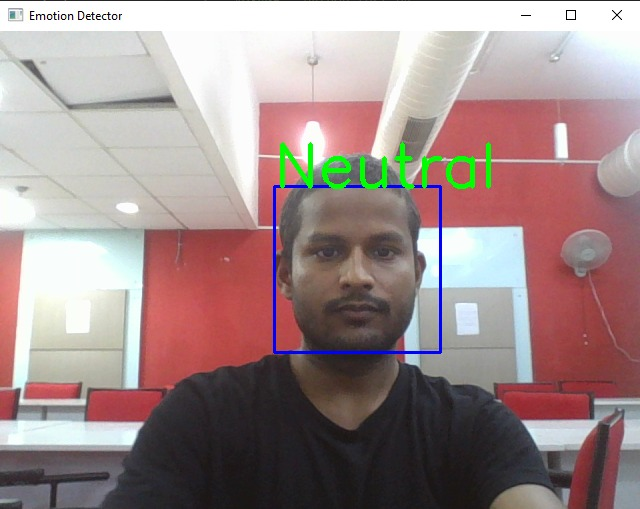
#> input picture Emotion2.jpeg, 640 x 509 px, given in place of first.jpg, which was not available
$ jupyter execute OpenCV.ipynb   (text cells are left out)
#> lines starting #> are read from the running program, lines starting #| are printed output that depends on the picture; after the words box and inside, x2 and y2 are one past the last pixel; in counts of white or black regions, pixels touching at a corner belong together; pictures that were not available may be replaced by others from this repository, and a replacement may not be noted
[cell 1]
import cv2

[cell 2]
img=cv2.imread('first.jpg')
#> img is the input picture: shape (509, 640, 3); mean B, G, R 139.9, 140.7, 160.3

[cell 3]
cv2.imshow('webcam',img)
cv2.waitKey(0)
cv2.destroyAllWindows()

[cell 4]
img.shape
#> Out = (509, 640, 3)

[cell 5]
gray= cv2.cvtColor(img,cv2.COLOR_BGR2GRAY)
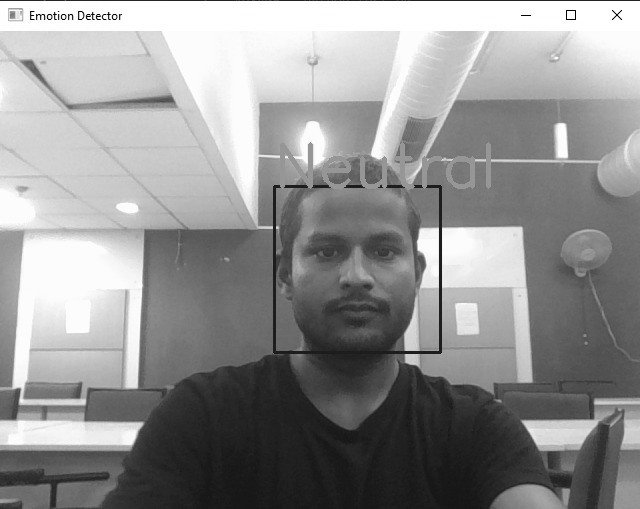
#> gray: shape (509, 640); min 0, max 255, mean 146.5

[cell 6]
cv2.imshow('webcam',gray)
cv2.waitKey(0)
cv2.destroyAllWindows()

[cell 7]
gray.shape
#> Out = (509, 640)

[cell 8]
type(gray[0][0])

[cell 9]
hs= cv2.cvtColor(img,cv2.COLOR_BGR2HSV)
#> hs: shape (509, 640, 3); mean H, S, V 79.5, 50.6, 166.2
cv2.imshow('window 1',hs)
cv2.waitKey(0)
cv2.destroyAllWindows()

[cell 10]
hs.shape
#> Out = (509, 640, 3)

[cell 11]
vid = cv2.VideoCapture('video.mp4')
while True:
    try:
        _,frame= vid.read()
        cv2.imshow('window2',frame)
    except :
        pass
    if cv2.waitKey(1)==ord('q'):
#> (key q is pressed here)
        break;

cv2.destroyAllWindows()

[cell 12]
img[0]
#> Out = 640 rows, first 8: [35, 36, 40], [35, 37, 38], [39, 38, 34], [39, 39, 33], [41, 38, 33], [41, 38, 34], [39, 36, 38], [37, 36, 40]

[cell 13]
img=cv2.imread('photo.jpg')
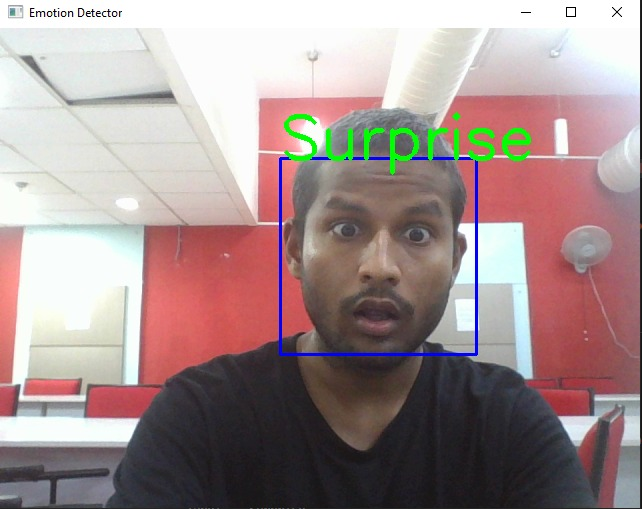
#> input picture Emotion3.jpeg, 642 x 509 px, given in place of photo.jpg, which was not available
#> img is the input picture: shape (509, 642, 3); mean B, G, R 144.5, 145.1, 163.9
cv2.imshow('webcam',img)
cv2.waitKey(0)
cv2.destroyAllWindows()

[cell 14]
reImg = cv2.resize(img,(700,500))
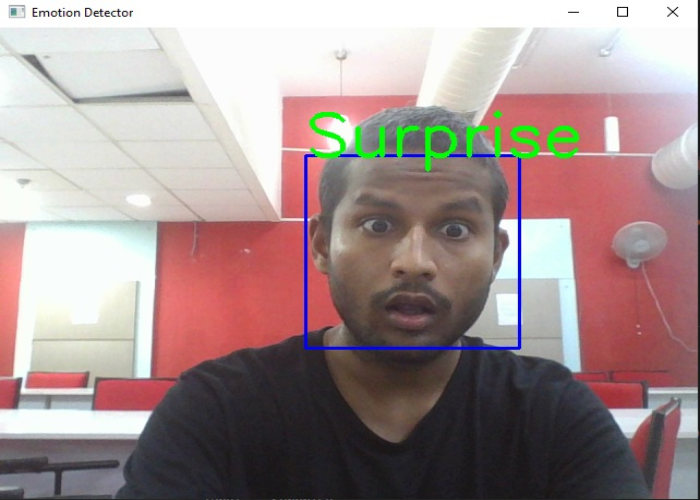
#> reImg: shape (500, 700, 3); mean B, G, R 144.3, 144.9, 163.7
cv2.imshow('webcam',reImg)
cv2.waitKey(0)
cv2.destroyAllWindows()

[cell 15]
gray= cv2.cvtColor(reImg,cv2.COLOR_BGR2GRAY)
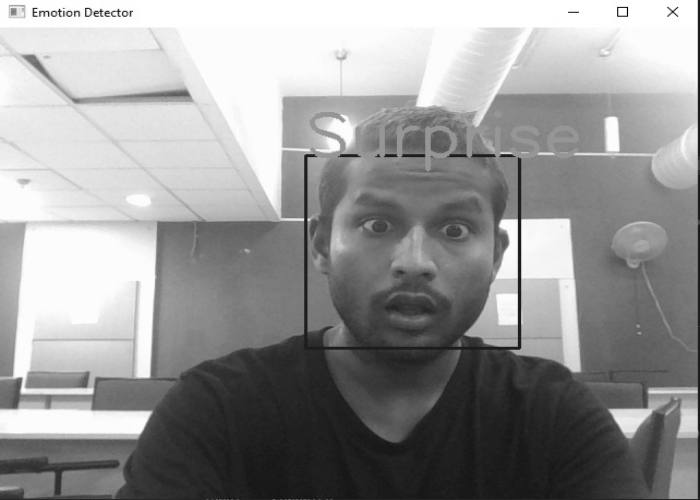
#> gray: shape (500, 700); min 2, max 255, mean 150.5
cv2.imshow('webcam',gray)
cv2.waitKey(0)
cv2.destroyAllWindows()

[cell 16]
canny_img= cv2.Canny(gray,80,80)
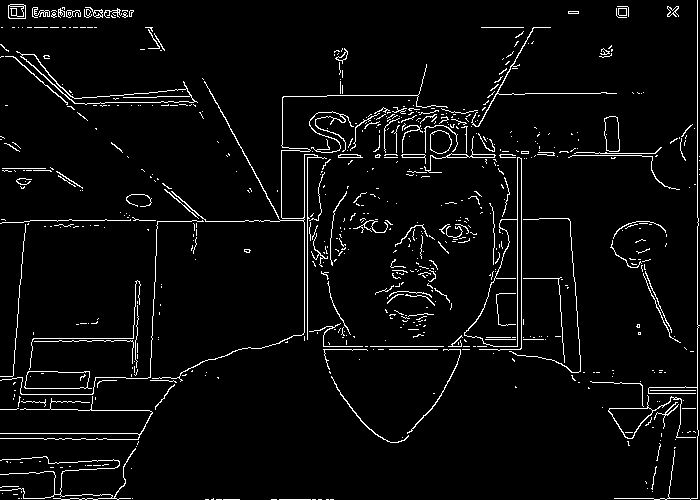
#> canny_img: shape (500, 700); 4.2% white in thin lines or dots
cv2.imshow('Ankit',canny_img)
cv2.waitKey(0)
cv2.destroyAllWindows()

[cell 17]
import numpy as np
kernel = np.ones((1,3),'uint8')
erode= cv2.erode(canny_img,kernel,iterations=1)
#> erode: shape (500, 700); 1.4% white in thin lines or dots
cv2.imshow('Ankit',erode)
cv2.waitKey(0)
cv2.destroyAllWindows()

[cell 18]
kernel = np.ones((2,2),'uint8')
dilate= cv2.dilate(erode,kernel,iterations=3)
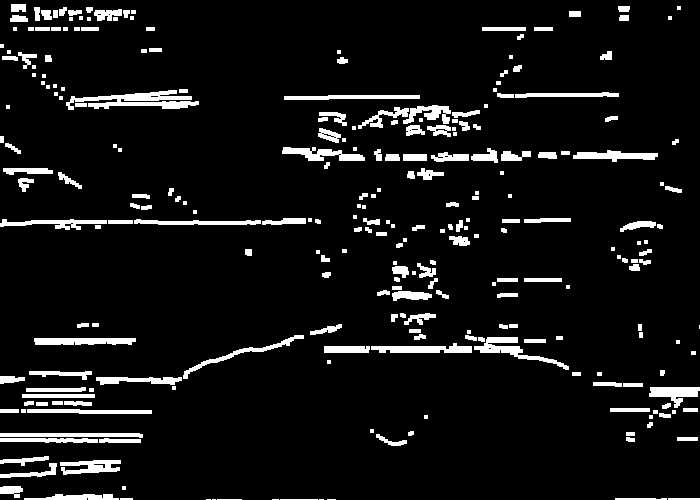
#> dilate: shape (500, 700); 7.5% white; 262 white regions (71 under 20 px), largest, box (x1, y1, x2, y2) and area: (66, 90, 199, 110) 1314, (474, 337, 569, 370) 763, (371, 343, 472, 353) 662
cv2.imshow('Ankit',dilate)
cv2.waitKey(0)
cv2.destroyAllWindows()

[cell 19]
import numpy as np
from matplotlib import pyplot as plt
blank = np.ones((500,500,3),'uint8')
plt.imshow(blank)

[cell 20]
blank[:] = [0,255,255]
plt.imshow(blank)
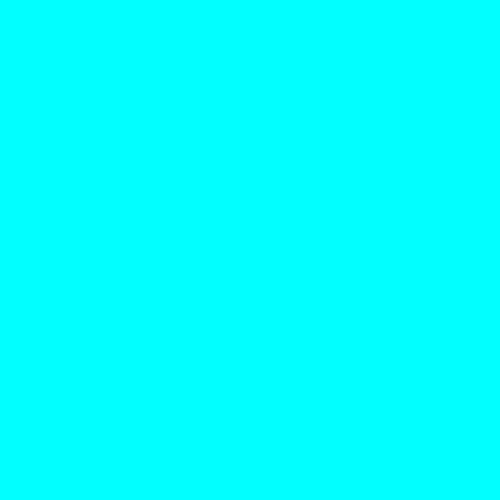
#> shown: shape (500, 500, 3); mean R, G, B 0, 255, 255

[cell 21]
cv2.rectangle(blank,(100,100),(300,200),(255,0,0),50)
plt.imshow(blank)

[cell 22]
plt.imshow(cv2.circle(blank,(200,200),200,(255,0,0),5))

[cell 23]
img3=cv2.line(blank,(200,200),(200,400),(255,0,0),2)
plt.imshow(img3)

[cell 24]
cv2.putText(blank,"Circle",(100,500),cv2.FONT_HERSHEY_TRIPLEX,3,(255,0,0),3)
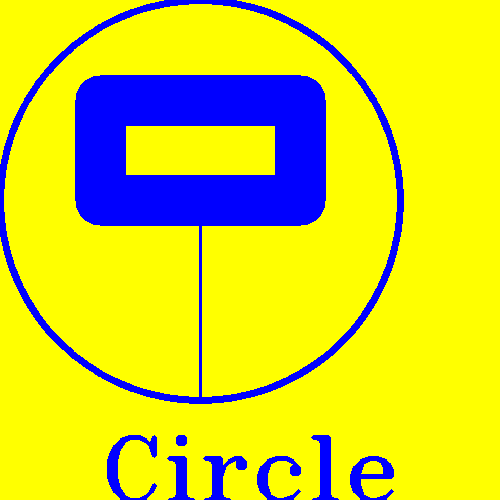
#> blank: shape (500, 500, 3); mean of channels 0, 1, 2 44.8, 210.2, 210.2; drawn as B, G, R
plt.imshow(blank)

[cell 25]
vid = cv2.VideoCapture(0)
while True:
    try:
        _,frame= vid.read()
        cv2.imshow('window2',frame)
    except :
        pass
    if cv2.waitKey(1)==ord('q'):
#> (key q is pressed here)
        break;

cv2.destroyAllWindows()

[cell 26]
import numpy as np
vid = cv2.VideoCapture(0)
while(1 ) :
    _,frame= vid.read()
    frame = cv2.flip(frame,1)
    hsv = cv2.cvtColor(frame, cv2.COLOR_BGR2HSV)
#> hsv: shape (509, 640, 3); mean H, S, V 79.5, 50.6, 166.2
    red_L =np.array([132,85,110],'uint8')
    red_U = np.array([179,250,250],'uint8')
    redM = cv2.inRange(hsv,red_L,red_U)
#> redM: shape (509, 640); 12.6% white; 147 white regions (89 under 20 px), largest, box (x1, y1, x2, y2) and area: (0, 163, 211, 420) 19361, (45, 100, 213, 159) 6035, (258, 102, 380, 155) 3399
    kernel = np.ones((5,5),'uint8')
    redM = cv2.dilate(redM,kernel)
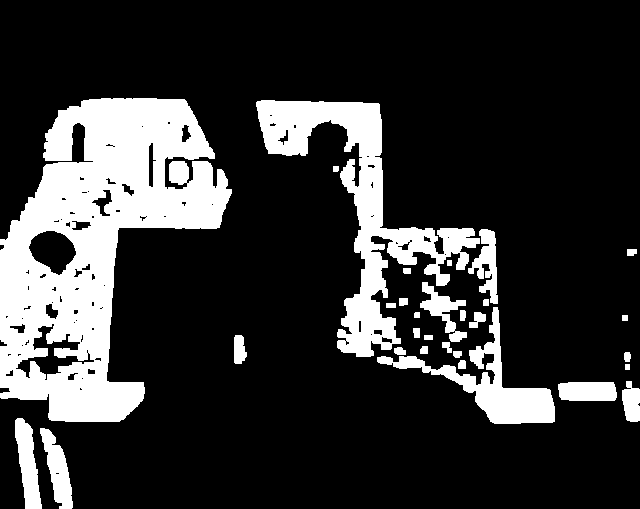
#> redM: shape (509, 640); 20.1% white; 30 white regions
    conts,_ = cv2.findContours(redM,cv2.RETR_TREE,cv2.CHAIN_APPROX_SIMPLE)
#> conts = 113 contours, 55 with area under 20; largest, box (x1, y1, x2, y2) and area: (0, 98, 232, 422) 41879, (256, 100, 480, 357) 13557, (377, 307, 555, 424) 4405, (28, 230, 77, 276) 1424, (15, 323, 95, 381) 1424
    for cont in conts :
        area = cv2.contourArea(cont)
        if(area>100) :
            x,y,w,h =cv2.boundingRect(cont)
            cv2.rectangle(frame,(x,y),(x+w,y+h),(0,0,255),3)
            cv2.putText(frame,"Red Color",(x,y),cv2.FONT_HERSHEY_SIMPLEX,2,(0,0,255))
#> this loop made 113 passes
#> (area, x, y, w, h) on passes 1, 3, 4, 5, 14, 17, 20, 24, 28, 30, 51, 65: (1226.5, 40, 428, 33, 81), (1323, 15, 418, 27, 91), (990.5, 558, 382, 59, 19), (518.5, 622, 381, 18, 41), (266, 234, 335, 13, 29), (129, 469, 312, 17, 16), (4405, 377, 307, 178, 117), (875, 420, 282, 47, 60), (946.5, 468, 229, 30, 75), (13557, 256, 100, 224, 257), (41879, 0, 98, 232, 324), (1423.5, 15, 323, 80, 58)
#> area on passes 7 to 12: 51.5, 48, 42.5, 62.5, 45, 52.5
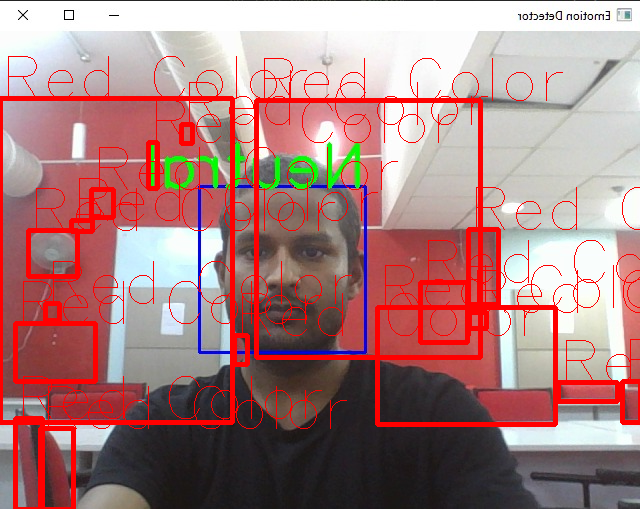
#> frame: shape (509, 640, 3); mean B, G, R 128.4, 128.9, 169.5
    cv2.imshow("win1",frame)
    if cv2.waitKey(1)==ord('q'):
#> (key q is pressed here)
        break;

cv2.destroyAllWindows()
